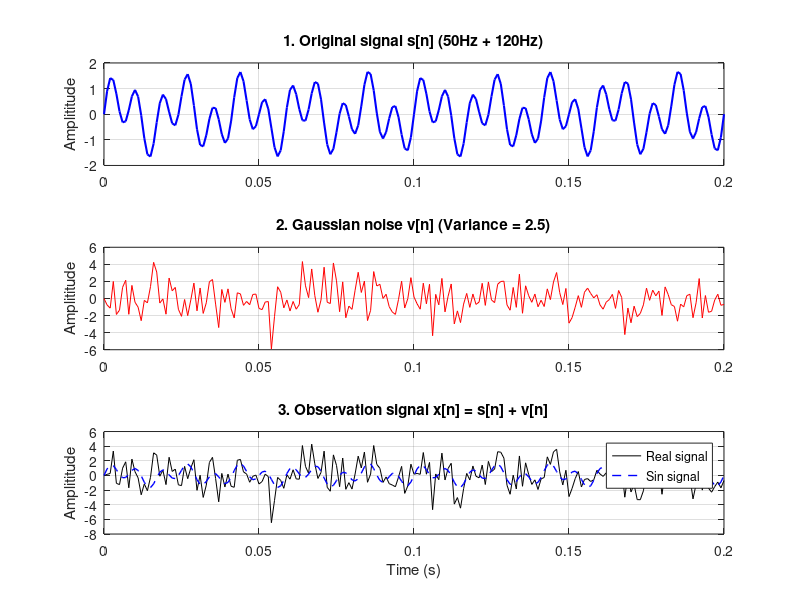
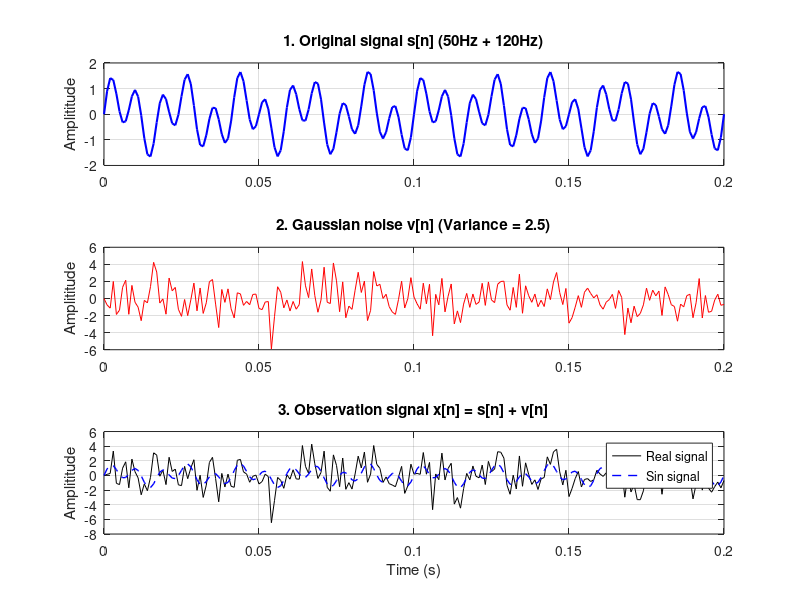

Write MATLAB code to recreate these figures, in order. (Note: this script raises an error after producing the figures.)
clc; clear; close all;

%% Setup parameter for simulation
fs = 1000;              % frequency sampling
T = 2;                  % time range to plot
t = 0:1/fs:T-1/fs;      
N = length(t);  

s = 0.7*sin(2*pi*50*t) + sin(2*pi*120*t);

rng(42);
noise_power = 2.5;
v = sqrt(noise_power) * randn(size(t));

x = s + v;

%% Plot signal and noise
hFig1 = figure('Name', 'Analysis of Signal Components', 'Color', 'w');

t_zoom = t(t <= 0.2);
s_zoom = s(t <= 0.2);
v_zoom = v(t <= 0.2);
x_zoom = x(t <= 0.2);

% original signal (50 Hz and 120 Hz)
subplot(3,1,1);
plot(t_zoom, s_zoom, 'b', 'LineWidth', 1.5);
title('1. Original signal s[n] (50Hz + 120Hz)');
ylabel('Amplititude'); grid on;

% Gaussian Noise
subplot(3,1,2);
plot(t_zoom, v_zoom, 'r');
title(['2. Gaussian noise v[n] (Variance = ', num2str(noise_power), ')']);
ylabel('Amplititude'); grid on;

% Signal + noise
subplot(3,1,3);
plot(t_zoom, x_zoom, 'k');
hold on;
plot(t_zoom, s_zoom, 'b--', 'LineWidth', 1); % Vẽ đè tín hiệu gốc để so sánh
title('3. Observation signal x[n] = s[n] + v[n]');
xlabel('Time (s)'); ylabel('Amplititude');
legend('Real signal', 'Sin signal');
grid on;

exportgraphics(hFig1, 'Plot_signal.png', 'Resolution', 300);
exportgraphics(hFig1, 'Plot_signal.pdf', 'ContentType', 'vector');
%% Analysis 2 methods
[pxx_per, f_per] = periodogram(x, rectwin(N), N, fs);

window_len = 256;         % Window length
overlap = window_len/2;   % Overlap
nfft = 1024;              % number of FFT

[pxx_welch, f_welch] = pwelch(x, hamming(window_len), overlap, nfft, fs);

%% plot 
hFig2 = figure('Name', 'Periodogram va Welch', 'Color', 'w');

subplot(3,1,1);
plot(t(1:300), x(1:300), 'k'); 
title('Time-domain observation signal: x[n] = s[n] + v[n]');
xlabel('Time (s)'); ylabel('Amplititude');
grid on;

subplot(3,1,2);
plot(f_per, 10*log10(pxx_per), 'Color', [0.6 0.6 0.6]); 
title('Analysis 1: Periodogram (Inconsistent Estimation)');
xlabel('Frequency (Hz)'); ylabel('PSD (dB/Hz)');
grid on; xlim([0 200]); ylim([-30 15]);
text(50, 5, '\leftarrow Strong signal interference', 'Color', 'r');

subplot(3,1,3);
plot(f_welch, 10*log10(pxx_welch), 'b', 'LineWidth', 1.5); % Màu xanh đậm
title(['Analysis 2: Welch Method (Hamming window, L=', num2str(window_len), ')']);
xlabel('Frequency (Hz)'); ylabel('PSD (dB/Hz)');
grid on; xlim([0 200]); ylim([-30 15]);

[pks, locs] = findpeaks(10*log10(pxx_welch), f_welch, 'MinPeakHeight', -5);
text(locs, pks+2, num2str(locs, '%.1f Hz'), 'HorizontalAlignment', 'center', 'FontWeight', 'bold');

exportgraphics(hFig2, 'Welch_analysis.png', 'Resolution', 300);
exportgraphics(hFig2, 'Welch_analysis.pdf', 'ContentType', 'vector');
%% calculate SD from 300 - 450 Hz
idx_noise = (f_per > 300 & f_per < 450);
std_per = std(10*log10(pxx_per(idx_noise)));

idx_noise_w = (f_welch > 300 & f_welch < 450);
std_welch = std(10*log10(pxx_welch(idx_noise_w)));

fprintf('Standard deviation of the Periodogram: %.2f dB\n', std_per);
fprintf('Standard deviation of the Welch: %.2f dB\n', std_welch);
fprintf('Welch helps reduce spectral noise %.1f times!\n', std_per/std_welch);

%% Analysis of stable
freq_signal = [50, 120];
freq_noise_range = [200 450]; 

idx_n_per = (f_per >= freq_noise_range(1) & f_per <= freq_noise_range(2));
idx_n_wel = (f_welch >= freq_noise_range(1) & f_welch <= freq_noise_range(2));

% Power in average noise floor
noise_floor_per = mean(pxx_per(idx_n_per));
noise_floor_wel = mean(pxx_welch(idx_n_wel));

% Power in peak Power (120Hz)
peak_per = max(pxx_per(f_per > 115 & f_per < 125));
peak_wel = max(pxx_welch(f_welch > 115 & f_welch < 125));

% SNR
snr_per = 10*log10(peak_per / noise_floor_per);
snr_wel = 10*log10(peak_wel / noise_floor_wel);

% Variance/Std of Noise
std_noise_per = std(10*log10(pxx_per(idx_n_per)));
std_noise_wel = std(10*log10(pxx_welch(idx_n_wel)));

fprintf('====================================================\n');
fprintf('   QUANTITATIVE ANALYSIS RESULTS (PERIODOGRAM vs WELCH)\n');
fprintf('====================================================\n');
fprintf('%-25s | %-12s | %-12s\n', 'Parameterization', 'Periodogram', 'Welch');
fprintf('----------------------------------------------------\n');
fprintf('%-25s | %-12.2f | %-12.2f\n', 'SNR in 120Hz (dB)', snr_per, snr_wel);
fprintf('%-25s | %-12.2f | %-12.2f\n', 'Noise standard deviation (dB)', std_noise_per, std_noise_wel);
fprintf('----------------------------------------------------\n');

if std_noise_per > std_noise_wel
    fprintf('=> The Welch method reduces spectral noise %.1f times more effectively than the Periodogram.\n', ...
        std_noise_per / std_noise_wel);
end

%% ACF
[acf, lags] = xcorr(x, 'biased'); 
lags_ms = lags / fs; 

hFig3 = figure('Name', 'Autocorrelation and Stationarity', 'Color', 'w');
tlo2 = tiledlayout(2, 1, 'Padding', 'normal', 'TileSpacing', 'compact');

nexttile;
plot(lags_ms, acf, 'g', 'LineWidth', 1.2);
xlim([-0.1 0.1]); 
title('1. Autocorrelation Function (ACF) of x[n]');
xlabel('Lag (s)'); ylabel('Amplitude');
grid on;
legend('ACF shows the periodicity of 50Hz & 120Hz');

%% check WSS
x1 = x(1:N/2);
x2 = x(N/2+1:end);

[p_part1, f_part] = pwelch(x1, hamming(window_len), overlap, nfft, fs);
[p_part2, ~]      = pwelch(x2, hamming(window_len), overlap, nfft, fs);

nexttile;
plot(f_part, 10*log10(p_part1), 'b', 'LineWidth', 1); hold on;
plot(f_part, 10*log10(p_part2), 'r--', 'LineWidth', 1);
xlim([0 200]); ylim([-30 15]);
title('2. Stationarity Check: Comparing PSD of two different time segments');
xlabel('Frequency (Hz)'); ylabel('PSD (dB/Hz)');
legend('Segment 1 (0-1s)', 'Segment 2 (1-2s)');
grid on;

title(tlo2, 'Stochastic Process Analysis: ACF and Stationarity', 'FontSize', 12, 'FontWeight', 'bold');
exportgraphics(hFig3, 'Stochastic_Analysis.png', 'Resolution', 300);
exportgraphics(hFig3, 'Stochastic_Analysis.pdf', 'ContentType', 'vector');